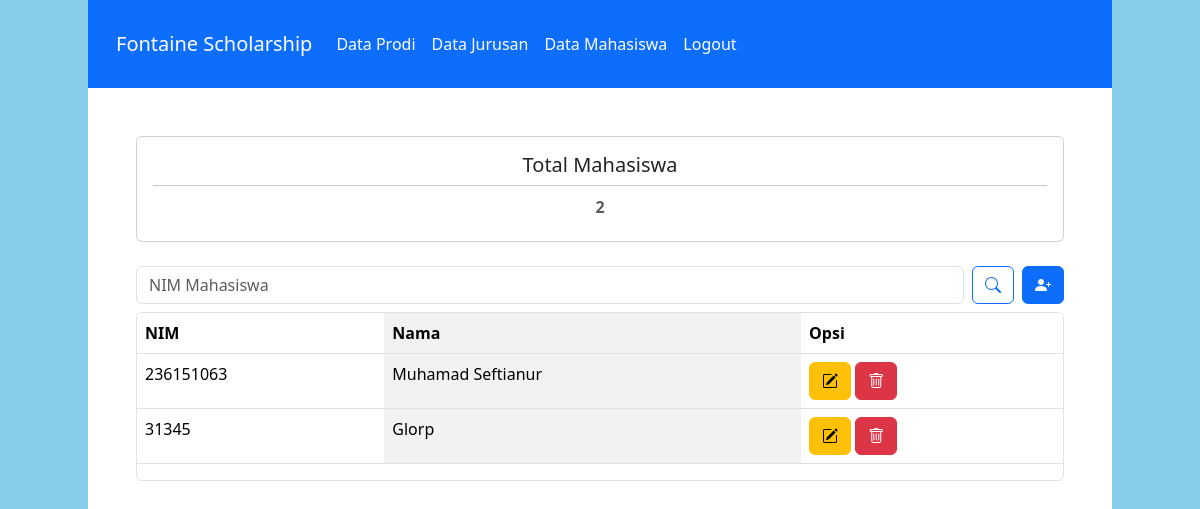
The page /mahasiswa (signed in) on the database as committed earlier.
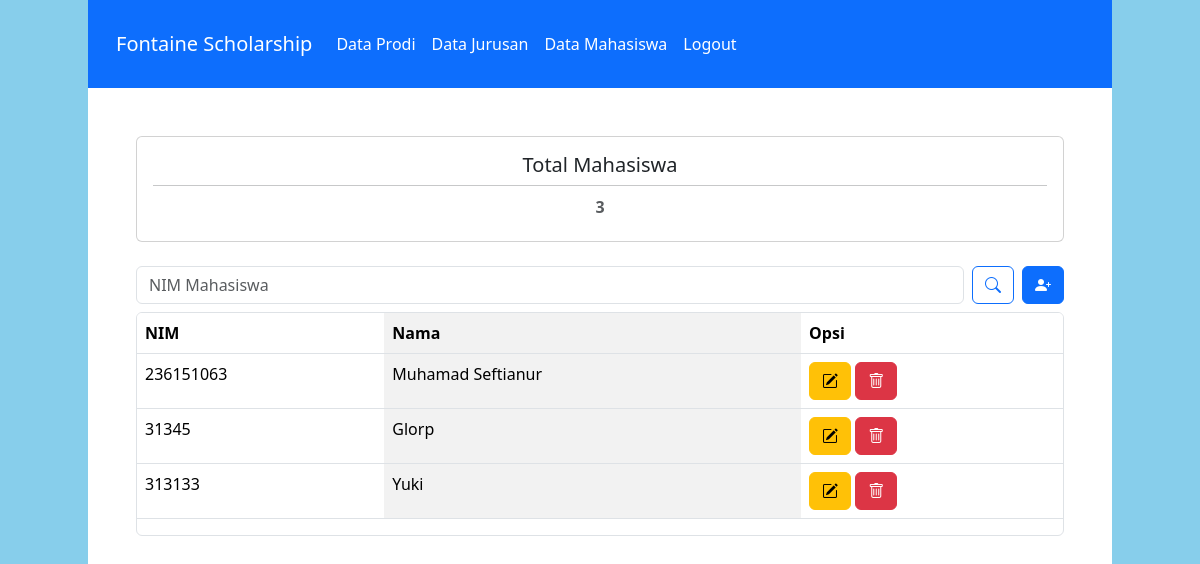
The same page on the database as committed later.
### polls/models.py (models this page shows, shortened)
class Mahasiswa(models.Model):
    nim = models.CharField(max_length=12, unique=True)
    nama = models.CharField(max_length=50)
    email = models.EmailField(null=True, blank=True)
    profile = models.ImageField(upload_to='profile/', default='profile/default.jpg', null=True, blank=True)
    nomor = models.CharField(max_length=12, blank=True, null=True)
    prodi = models.ForeignKey(Prodi, on_delete=models.CASCADE, null=True, blank=True)

### polls/views.py (the view)
# urls.py: path("mahasiswa", views.data_mahasiswa, name="mahasiswa"),
@login_required
def data_mahasiswa(request):
    query = request.GET.get("q")
    if query:
        data_mhs = Mahasiswa.objects.filter(nim__icontains=query)
    else:
        data_mhs = Mahasiswa.objects.all()
    return render(request, "mahasiswa.html", {
        "dt_mhs": data_mhs
    })

### polls/templates/mahasiswa.html (shortened to what this page needs)
{% load static %}
<!DOCTYPE html>
<html lang="en" style="height: 768px;
    max-width: 1024px;
    margin: auto;
    background-color: skyblue;">
<head>
    <link rel="stylesheet" href="{% static "bootstrap/css/bootstrap.min.css" %}">
    <link rel="stylesheet" href="https://cdn.jsdelivr.net/npm/bootstrap-icons@1.13.1/font/bootstrap-icons.min.css">
</head>
<body style="height: 100%;">
    <nav class="navbar navbar-expand-lg bg-primary py-4 px-3">
        <div class="container-fluid">
            <a class="navbar-brand fs-5 text-white" href="{% url "dashboard" %}">Fontaine Scholarship</a>
            <div class="collapse navbar-collapse" id="navbarNavAltMarkup">
                <div class="navbar-nav">
                    <a class="nav-link active text-white" aria-current="page" href="{% url "prodi" %}">Data Prodi</a>
                    <a class="nav-link text-white" aria-current="page" href="{% url "jurusan" %}">Data Jurusan</a>
                    <a class="nav-link text-white" aria-current="page" href="{% url "mahasiswa" %}">Data Mahasiswa</a>
                    <a class="nav-link text-white" href="{% url "logout" %}">Logout</a>
                </div>
            </div>
        </div>
    </nav>
    <div class="mt-5 mx-5">
        <div class="d-flex flex-wrap mb-4">
            <div class="card w-100";>
                <div class="card-body text-center">
                    <h5 class="card-title">Total Mahasiswa</h5>
                    <hr class="mb-3 mt-0">
                    <h6 class="card-subtitle mb-2 text-body-secondary fw-bold">{{ dt_mhs|length }}</h6>
                </div>
            </div>
        </div>
        <div>
            <div class="search-bar d-flex flex-column flex-md-row justify-content-between align-items-md-center gap-2 mb-2">
                <form class="d-flex flex-grow-1">
                    <input class="form-control me-2" type="search" name="q" placeholder="NIM Mahasiswa" value="{{ request.GET.q }}">
                    <button class="btn btn-outline-primary"><i class="bi bi-search"></i></button>
                </form>
                <a type="button" class="btn btn-primary w-md-auto" href="{% url 'create' %}"><i class="bi bi-person-plus-fill"></i></a>
            </div>
            <div class="border rounded table-responsive">
                <table class="table table-striped-columns">
                    <thead>
                        <tr>
                        <th scope="col">NIM</th>
                        <th scope="col">Nama</th>
                        <th scope "col">Opsi</th>
                        </tr>
                    </thead>
                    <tbody>
                        {% for m in dt_mhs %}
                        <tr>
                                <td>{{ m.nim }}</td>
                                <td>{{ m.nama }}</td>
                                <td>
                                    <div>
                                        <a href="{% url 'edit' m.id %}" class="btn btn-warning"><i class="bi bi-pencil-square"></i></a>
                                        <a class="btn btn-danger" data-bs-toggle="modal" data-bs-target="#deleteModal{{ m.id }}"><i class="bi bi-trash"></i></a>
                                    </div>
                                </td>
                        </tr>
                        {% endfor %}
                    </tbody>
                </table>
            </div>
        </div>
    </div>
</body>
</html>

Rows that differ between the two databases and show on the page:
added Mahasiswa: nim "313133", nama "Yuki"
Other text that changed with them:
{{ dt_mhs|length }}: "2" → "3"
